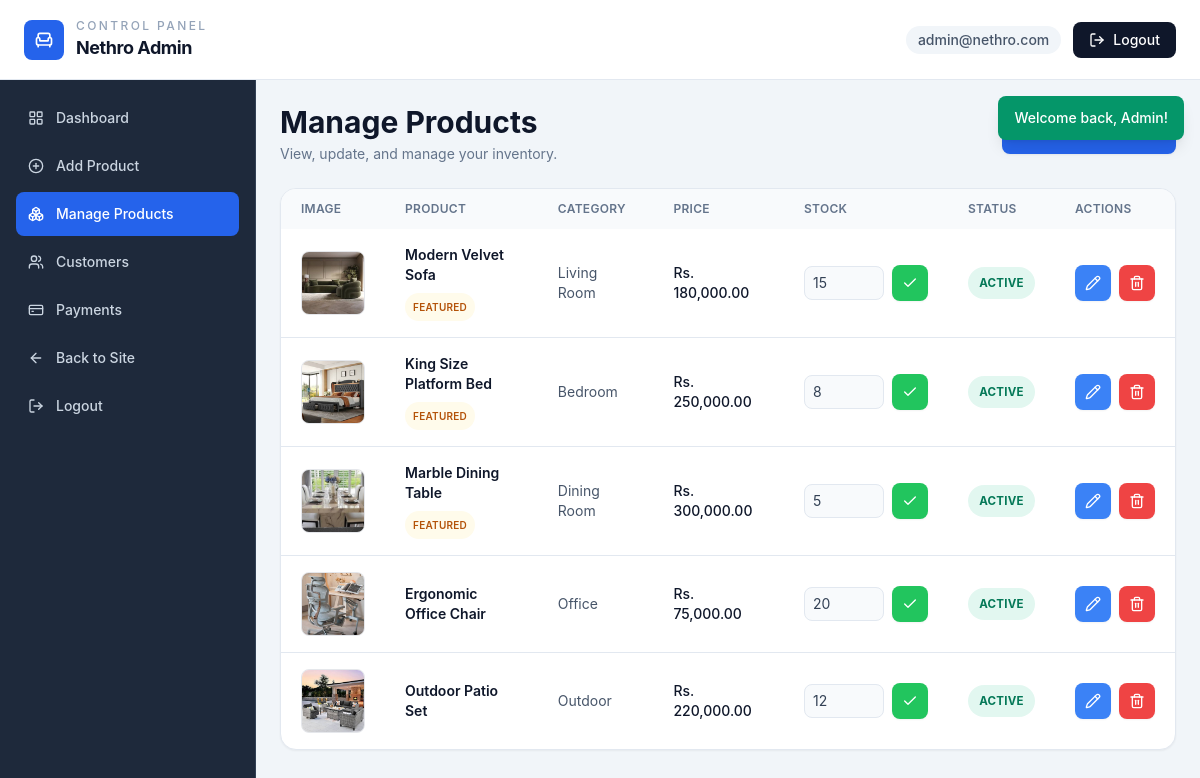
/admin/manage_products.php (signed in), run on the app's committed database.
### tables this page shows
CREATE TABLE products (
    id INT AUTO_INCREMENT PRIMARY KEY,
    category_id INT,
    name VARCHAR(100) NOT NULL,
    slug VARCHAR(100) UNIQUE NOT NULL,
    description TEXT,
    short_description VARCHAR(255),
    price DECIMAL(10,2) NOT NULL,
    stock_quantity INT DEFAULT 0,
    image VARCHAR(255),
    gallery TEXT,
    dimensions VARCHAR(100),
    material VARCHAR(100),
    weight DECIMAL(8,2),
    featured BOOLEAN DEFAULT FALSE,
    status ENUM('active', 'inactive') DEFAULT 'active',
    created_at TIMESTAMP DEFAULT CURRENT_TIMESTAMP,
    updated_at TIMESTAMP DEFAULT CURRENT_TIMESTAMP ON UPDATE CURRENT_TIMESTAMP,
    FOREIGN KEY (category_id) REFERENCES categories(id) ON DELETE SET NULL
);

CREATE TABLE categories (
    id INT AUTO_INCREMENT PRIMARY KEY,
    name VARCHAR(50) NOT NULL,
    slug VARCHAR(50) UNIQUE NOT NULL,
    description TEXT,
    image VARCHAR(255),
    created_at TIMESTAMP DEFAULT CURRENT_TIMESTAMP
);

### includes/db.php (called while the page is built, shortened)
<?php
$conn = new mysqli(DB_HOST, DB_USER, DB_PASS, DB_NAME);
$conn->set_charset("utf8mb4");
function executeQuery($sql, $types = "", $params = []) {
    global $conn;
    $stmt = $conn->prepare($sql);
    if (!$stmt->execute()) {
        trigger_error('DB execute failed: ' . $stmt->error, E_USER_WARNING);
    }
    return $stmt;
}
function fetchAll($sql, $types = "", $params = []) {
    $stmt = executeQuery($sql, $types, $params);
    $result = $stmt->get_result();
    return $result->fetch_all(MYSQLI_ASSOC);
}
function formatPrice($price) {
    return 'Rs. ' . number_format($price, 2);
}
?>

### admin/manage_products.php (the view, shortened to what this page needs)
<?php
require_once '../includes/db.php';
$products = fetchAll("
    SELECT p.*, c.name as category_name
    FROM products p
    LEFT JOIN categories c ON p.category_id = c.id
    ORDER BY p.created_at DESC
");
require_once __DIR__ . '/includes/admin_header.php';
require_once __DIR__ . '/includes/admin_sidebar.php';
?>
<div class="ml-64 p-6 max-lg:ml-0">
    <div class="mb-6 flex flex-col gap-3 sm:flex-row sm:items-center sm:justify-between">
        <div>
            <h1 class="text-3xl font-bold text-slate-900">Manage Products</h1>
            <p class="mt-1 text-sm text-slate-500">View, update, and manage your inventory.</p>
        </div>
        <a href="add_product.php" class="inline-flex items-center gap-2 rounded-lg bg-blue-600 px-4 py-2.5 text-sm font-semibold text-white shadow-sm transition hover:bg-blue-700">
        </a>
    </div>
    <div class="overflow-hidden rounded-2xl border border-slate-200 bg-white shadow-sm">
        <div class="overflow-x-auto">
            <table class="min-w-full text-left text-sm">
                <thead class="bg-slate-50 text-xs uppercase tracking-wide text-slate-500">
                    <tr>
                        <th class="px-5 py-3 font-semibold">Image</th>
                        <th class="px-5 py-3 font-semibold">Product</th>
                        <th class="px-5 py-3 font-semibold">Category</th>
                        <th class="px-5 py-3 font-semibold">Price</th>
                        <th class="px-5 py-3 font-semibold">Stock</th>
                        <th class="px-5 py-3 font-semibold">Status</th>
                        <th class="px-5 py-3 font-semibold">Actions</th>
                    </tr>
                </thead>
                <tbody class="divide-y divide-slate-200">
                    <?php foreach ($products as $product): ?>
                        <tr class="hover:bg-slate-50">
                            <td class="px-5 py-4 align-middle">
                                <div class="flex h-16 w-16 items-center justify-center overflow-hidden rounded-lg bg-gray-100">
                                    <img src="../image/<?php echo htmlspecialchars($product['image'] ?? '', ENT_QUOTES, 'UTF-8'); ?>" onerror="this.src='https://placehold.co/64x64/e2e8f0/64748b?text=No+Img'" alt="<?php echo htmlspecialchars($product['name']); ?>" class="h-16 w-16 rounded-lg border border-gray-200 object-cover">
                                </div>
                            </td>
                            <td class="px-5 py-4">
                                <div class="font-semibold text-slate-900"><?php echo htmlspecialchars($product['name']); ?></div>
                                <?php if (!empty($product['featured'])): ?>
                                    <span class="mt-2 inline-flex rounded-full bg-amber-50 px-2 py-1 text-[10px] font-semibold uppercase tracking-wide text-amber-700">Featured</span>
                                <?php endif; ?>
                            </td>
                            <td class="px-5 py-4 text-slate-600"><?php echo htmlspecialchars($product['category_name'] ?? 'Uncategorized'); ?></td>
                            <td class="px-5 py-4 font-medium text-slate-900"><?php echo formatPrice($product['price']); ?></td>
                            <td class="px-5 py-4 align-middle">
                                <form method="POST" class="flex items-center gap-2">
                                    <input type="number" name="new_stock" value="<?php echo intval($product['stock_quantity']); ?>" min="0" class="w-20 rounded-lg border border-slate-200 bg-slate-50 px-2 py-1.5 text-sm text-slate-700 focus:border-blue-500 focus:outline-none">
                                    <button type="submit" name="update_stock" class="inline-flex h-9 w-9 items-center justify-center rounded-lg bg-green-500 p-2 text-white shadow-sm transition hover:bg-green-600" title="Update Stock" aria-label="Update Stock">
                                        <i data-lucide="check" class="h-4 w-4"></i>
                                    </button>
                                </form>
                            </td>
                            <td class="px-5 py-4">
                                <?php if (($product['status'] ?? 'active') === 'active'): ?>
                                    <span class="status-pill success">ACTIVE</span>
                                <?php else: ?>
                                    <span class="status-pill warning">Inactive</span>
                                <?php endif; ?>
                            </td>
                            <td class="px-5 py-4 align-middle">
                                <div class="flex items-center gap-2">
                                    <button type="button" onclick="window.location.href='edit_product.php?id=<?php echo (int)$product['id']; ?>'" class="inline-flex h-9 w-9 items-center justify-center rounded-lg bg-blue-500 p-2 text-white shadow-sm transition hover:bg-blue-600" title="Edit Product" aria-label="Edit Product">
                                        <i data-lucide="pencil" class="h-4 w-4"></i>
                                    </button>
                                    <form method="GET" class="inline-flex" onsubmit="return confirm('Delete this product?');">
                                        <button type="submit" class="inline-flex h-9 w-9 items-center justify-center rounded-lg bg-red-500 p-2 text-white shadow-sm transition hover:bg-red-600" title="Delete Product" aria-label="Delete Product">
                                            <i data-lucide="trash-2" class="h-4 w-4"></i>
                                        </button>
                                    </form>
                                </div>
                            </td>
                        </tr>
                    <?php endforeach; ?>
                </tbody>
            </table>
        </div>
    </div>
</div>
</main>

### admin/includes/admin_header.php (shortened to what this page needs)
<?php
$flash = $_SESSION['flash'] ?? null;
?>
<!DOCTYPE html>
<html lang="en">
<head>
    <script src="https://cdn.tailwindcss.com"></script>
    <link rel="stylesheet" href="../assets/style.css">
</head>
<body class="min-h-screen bg-slate-100 text-slate-800 antialiased">
    <header class="fixed inset-x-0 top-0 z-40 h-20 border-b border-slate-200 bg-white/95 backdrop-blur">
        <div class="flex h-full items-center justify-between px-4 sm:px-6">
            <div class="flex items-center gap-3">
                <div class="flex h-10 w-10 items-center justify-center rounded-lg bg-blue-600 text-white">
                    <i data-lucide="armchair" class="h-5 w-5"></i>
                </div>
                <div>
                    <p class="text-xs font-medium uppercase tracking-[0.2em] text-slate-400">Control Panel</p>
                    <h1 class="text-lg font-bold tracking-tight text-slate-900">Nethro Admin</h1>
                </div>
            </div>
            <div class="flex items-center gap-3">
                <span class="hidden rounded-full bg-slate-100 px-3 py-1 text-sm font-medium text-slate-600 sm:inline-flex">
                    <?php echo htmlspecialchars($_SESSION['admin_email'] ?? 'admin@example.com'); ?>
                </span>
                <a href="../logout.php" class="inline-flex items-center gap-2 rounded-lg bg-slate-900 px-4 py-2 text-sm font-medium text-white hover:bg-slate-800">
                    <i data-lucide="log-out" class="h-4 w-4"></i>
                    Logout
                </a>
            </div>
        </div>
    </header>
    <?php if ($flash): ?>
        <div class="fixed right-4 top-24 z-50 rounded-lg px-4 py-3 text-sm font-medium text-white shadow-lg <?php echo $flash['type'] === 'error' ? 'bg-red-600' : 'bg-emerald-600'; ?>">
            <?php echo htmlspecialchars($flash['message']); ?>
        </div>
    <?php endif; ?>
    <div class="pt-20">

### admin/includes/admin_sidebar.php (shortened to what this page needs)
<?php
$currentPage = basename($_SERVER['PHP_SELF']);
$navItems = [
    ['label' => 'Dashboard', 'link' => 'dashboard.php', 'icon' => 'layout-grid'],
    ['label' => 'Add Product', 'link' => 'add_product.php', 'icon' => 'plus-circle'],
    ['label' => 'Manage Products', 'link' => 'manage_products.php', 'icon' => 'boxes'],
    ['label' => 'Customers', 'link' => 'customers.php', 'icon' => 'users'],
    ['label' => 'Payments', 'link' => 'payments.php', 'icon' => 'credit-card'],
    ['label' => 'Back to Site', 'link' => '../index.php', 'icon' => 'arrow-left'],
    ['label' => 'Logout', 'link' => '../logout.php', 'icon' => 'log-out'],
];
?>
<aside class="fixed left-0 top-20 hidden h-[calc(100vh-5rem)] w-64 border-r border-slate-700 bg-slate-800 p-4 text-slate-200 lg:block">
    <nav class="space-y-1">
        <?php foreach ($navItems as $item): ?>
            <?php $isActive = $currentPage === $item['link']; ?>
            <a href="<?php echo htmlspecialchars($item['link']); ?>" class="flex items-center gap-3 rounded-lg px-3 py-3 text-sm font-medium transition <?php echo $isActive ? 'bg-blue-600 text-white' : 'text-slate-300 hover:bg-slate-700 hover:text-white'; ?>">
                <i data-lucide="<?php echo htmlspecialchars($item['icon']); ?>" class="h-4 w-4"></i>
                <span><?php echo htmlspecialchars($item['label']); ?></span>
            </a>
        <?php endforeach; ?>
    </nav>
</aside>
<main class="min-h-[calc(100vh-5rem)]">

### admin/assets/style.css (style rules this page uses)
:root { --navy: #1E293B; --navy-soft: #334155; --blue: #3B82F6; --blue-soft: #eff6ff; --success: #10b981; --warning: #f59e0b; --danger: #ef4444; --card: #ffffff; --bg: #f8fafc; --muted: #64748b; --border: #e2e8f0; }
html { scroll-behavior: smooth; }
body { background: var(--bg); font-family: 'Inter', 'Segoe UI', sans-serif; }
.status-pill { display: inline-flex; align-items: center; border-radius: 9999px; padding: 0.35rem 0.7rem; font-size: 0.72rem; font-weight: 700; letter-spacing: 0.02em; }
.status-pill.success { background: rgba(16, 185, 129, 0.12); color: #047857; }

### data on the page
products: image (picture), name "Modern Velvet Sofa", featured "FEATURED", category.name "Living Room", price "Rs. 180,000.00", new_stock "15", status "ACTIVE"
products: image (picture), name "King Size Platform Bed", featured "FEATURED", category.name "Bedroom", price "Rs. 250,000.00", new_stock "8", status "ACTIVE"
products: image (picture), name "Marble Dining Table", featured "FEATURED", category.name "Dining Room", price "Rs. 300,000.00", new_stock "5", status "ACTIVE"
products: image (picture), name "Ergonomic Office Chair", category.name "Office", price "Rs. 75,000.00", new_stock "20", status "ACTIVE"
products: image (picture), name "Outdoor Patio Set", category.name "Outdoor", price "Rs. 220,000.00", new_stock "12", status "ACTIVE"

### other printed values
$_SESSION['admin_email'] "admin@nethro.com"
$flash['message'] "Welcome back, Admin!"
$item['label'] "Dashboard"
$item['label'] "Add Product"
$item['label'] "Manage Products"
$item['label'] "Customers"
$item['label'] "Payments"
$item['label'] "Back to Site"
$item['label'] "Logout"
